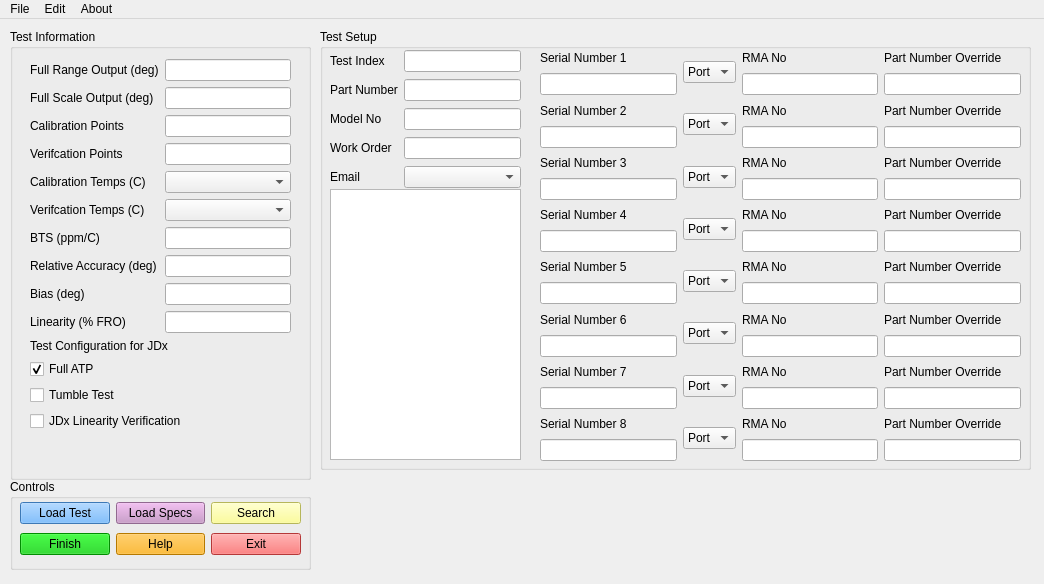
<?xml version="1.0" encoding="UTF-8"?>
<ui version="4.0">
 <class>MainWindow</class>
 <widget class="QMainWindow" name="MainWindow">
  <property name="geometry">
   <rect>
    <x>0</x>
    <y>0</y>
    <width>1044</width>
    <height>584</height>
   </rect>
  </property>
  <property name="windowTitle">
   <string>MainWindow</string>
  </property>
  <widget class="QWidget" name="centralwidget">
   <widget class="QGroupBox" name="groupBox">
    <property name="geometry">
     <rect>
      <x>10</x>
      <y>10</y>
      <width>301</width>
      <height>451</height>
     </rect>
    </property>
    <property name="title">
     <string>Test Information</string>
    </property>
    <widget class="QWidget" name="formLayoutWidget">
     <property name="geometry">
      <rect>
       <x>20</x>
       <y>30</y>
       <width>261</width>
       <height>401</height>
      </rect>
     </property>
     <layout class="QFormLayout" name="formLayout">
      <item row="0" column="0">
       <widget class="QLabel" name="label_21">
        <property name="text">
         <string>Full Range Output (deg)</string>
        </property>
       </widget>
      </item>
      <item row="0" column="1">
       <widget class="QLineEdit" name="fro_le">
        <property name="text">
         <string/>
        </property>
       </widget>
      </item>
      <item row="1" column="0">
       <widget class="QLabel" name="label_22">
        <property name="text">
         <string>Full Scale Output (deg)</string>
        </property>
       </widget>
      </item>
      <item row="1" column="1">
       <widget class="QLineEdit" name="fso_le"/>
      </item>
      <item row="2" column="0">
       <widget class="QLabel" name="label_23">
        <property name="text">
         <string>Calibration Points</string>
        </property>
       </widget>
      </item>
      <item row="2" column="1">
       <widget class="QLineEdit" name="cal_pts_le">
        <property name="text">
         <string/>
        </property>
       </widget>
      </item>
      <item row="3" column="0">
       <widget class="QLabel" name="label_24">
        <property name="text">
         <string>Verifcation Points</string>
        </property>
       </widget>
      </item>
      <item row="3" column="1">
       <widget class="QLineEdit" name="verfy_pts_le"/>
      </item>
      <item row="4" column="0">
       <widget class="QLabel" name="label_25">
        <property name="text">
         <string>Calibration Temps (C)</string>
        </property>
       </widget>
      </item>
      <item row="4" column="1">
       <widget class="QComboBox" name="cal_temps_cb"/>
      </item>
      <item row="5" column="0">
       <widget class="QLabel" name="label_26">
        <property name="text">
         <string>Verifcation Temps (C)</string>
        </property>
       </widget>
      </item>
      <item row="5" column="1">
       <widget class="QComboBox" name="verfy_temps_le"/>
      </item>
      <item row="6" column="0">
       <widget class="QLabel" name="label_27">
        <property name="text">
         <string>BTS (ppm/C)</string>
        </property>
       </widget>
      </item>
      <item row="6" column="1">
       <widget class="QLineEdit" name="bts_le">
        <property name="text">
         <string/>
        </property>
       </widget>
      </item>
      <item row="7" column="0">
       <widget class="QLabel" name="label_28">
        <property name="text">
         <string>Relative Accuracy (deg)</string>
        </property>
       </widget>
      </item>
      <item row="7" column="1">
       <widget class="QLineEdit" name="accy_le">
        <property name="text">
         <string/>
        </property>
       </widget>
      </item>
      <item row="8" column="0">
       <widget class="QLabel" name="label_29">
        <property name="text">
         <string>Bias (deg)</string>
        </property>
       </widget>
      </item>
      <item row="8" column="1">
       <widget class="QLineEdit" name="bias_le">
        <property name="text">
         <string/>
        </property>
       </widget>
      </item>
      <item row="9" column="0">
       <widget class="QLabel" name="label_30">
        <property name="text">
         <string>Linearity (% FRO)</string>
        </property>
       </widget>
      </item>
      <item row="9" column="1">
       <widget class="QLineEdit" name="linearity_le">
        <property name="text">
         <string/>
        </property>
       </widget>
      </item>
      <item row="10" column="0" colspan="2">
       <widget class="QLabel" name="label_41">
        <property name="text">
         <string>Test Configuration for JDx</string>
        </property>
       </widget>
      </item>
      <item row="12" column="0" colspan="2">
       <widget class="QCheckBox" name="tumble_test_ch">
        <property name="text">
         <string>Tumble Test</string>
        </property>
       </widget>
      </item>
      <item row="13" column="0" colspan="2">
       <widget class="QCheckBox" name="jdx_linearity_sweep_ch">
        <property name="text">
         <string>JDx Linearity Verification</string>
        </property>
        <property name="checked">
         <bool>false</bool>
        </property>
       </widget>
      </item>
      <item row="14" column="0">
       <widget class="QLabel" name="label_40">
        <property name="text">
         <string/>
        </property>
       </widget>
      </item>
      <item row="11" column="0" colspan="2">
       <widget class="QCheckBox" name="full_atp_ch">
        <property name="layoutDirection">
         <enum>Qt::LeftToRight</enum>
        </property>
        <property name="autoFillBackground">
         <bool>false</bool>
        </property>
        <property name="text">
         <string>Full ATP</string>
        </property>
        <property name="checked">
         <bool>true</bool>
        </property>
       </widget>
      </item>
     </layout>
    </widget>
   </widget>
   <widget class="QGroupBox" name="groupBox_2">
    <property name="geometry">
     <rect>
      <x>320</x>
      <y>10</y>
      <width>711</width>
      <height>441</height>
     </rect>
    </property>
    <property name="title">
     <string>Test Setup</string>
    </property>
    <widget class="QWidget" name="gridLayoutWidget">
     <property name="geometry">
      <rect>
       <x>220</x>
       <y>20</y>
       <width>481</width>
       <height>412</height>
      </rect>
     </property>
     <layout class="QGridLayout" name="gridLayout">
      <item row="0" column="1">
       <widget class="QLabel" name="label_2">
        <property name="text">
         <string>Serial Number 1</string>
        </property>
       </widget>
      </item>
      <item row="12" column="1">
       <widget class="QLabel" name="label_8">
        <property name="text">
         <string>Serial Number 7</string>
        </property>
       </widget>
      </item>
      <item row="9" column="1">
       <widget class="QLineEdit" name="serialno_le_5"/>
      </item>
      <item row="14" column="1">
       <widget class="QLabel" name="label_7">
        <property name="text">
         <string>Serial Number 8</string>
        </property>
       </widget>
      </item>
      <item row="10" column="1">
       <widget class="QLabel" name="label_9">
        <property name="text">
         <string>Serial Number 6</string>
        </property>
       </widget>
      </item>
      <item row="2" column="3">
       <widget class="QLabel" name="label_6">
        <property name="text">
         <string>RMA No</string>
        </property>
       </widget>
      </item>
      <item row="5" column="1">
       <widget class="QLineEdit" name="serialno_le_3"/>
      </item>
      <item row="8" column="2" rowspan="2">
       <widget class="QComboBox" name="port_cb_5">
        <item>
         <property name="text">
          <string>Port</string>
         </property>
        </item>
        <item>
         <property name="text">
          <string>1</string>
         </property>
        </item>
        <item>
         <property name="text">
          <string>2</string>
         </property>
        </item>
        <item>
         <property name="text">
          <string>3</string>
         </property>
        </item>
        <item>
         <property name="text">
          <string>4</string>
         </property>
        </item>
        <item>
         <property name="text">
          <string>5</string>
         </property>
        </item>
        <item>
         <property name="text">
          <string>6</string>
         </property>
        </item>
       </widget>
      </item>
      <item row="1" column="3">
       <widget class="QLineEdit" name="rmano_le_1">
        <property name="text">
         <string/>
        </property>
       </widget>
      </item>
      <item row="14" column="3">
       <widget class="QLabel" name="label_17">
        <property name="text">
         <string>RMA No</string>
        </property>
       </widget>
      </item>
      <item row="0" column="3">
       <widget class="QLabel" name="label_5">
        <property name="text">
         <string>RMA No</string>
        </property>
       </widget>
      </item>
      <item row="10" column="3">
       <widget class="QLabel" name="label_15">
        <property name="text">
         <string>RMA No</string>
        </property>
       </widget>
      </item>
      <item row="11" column="1">
       <widget class="QLineEdit" name="serialno_le_6"/>
      </item>
      <item row="2" column="2" rowspan="2">
       <widget class="QComboBox" name="port_cb_2">
        <property name="currentText">
         <string>Port</string>
        </property>
        <item>
         <property name="text">
          <string>Port</string>
         </property>
        </item>
        <item>
         <property name="text">
          <string>1</string>
         </property>
        </item>
        <item>
         <property name="text">
          <string>2</string>
         </property>
        </item>
        <item>
         <property name="text">
          <string>3</string>
         </property>
        </item>
        <item>
         <property name="text">
          <string>4</string>
         </property>
        </item>
        <item>
         <property name="text">
          <string>5</string>
         </property>
        </item>
        <item>
         <property name="text">
          <string>6</string>
         </property>
        </item>
       </widget>
      </item>
      <item row="15" column="1">
       <widget class="QLineEdit" name="serialno_le_8"/>
      </item>
      <item row="7" column="1">
       <widget class="QLineEdit" name="serialno_le_4"/>
      </item>
      <item row="6" column="1">
       <widget class="QLabel" name="label_11">
        <property name="text">
         <string>Serial Number 4</string>
        </property>
       </widget>
      </item>
      <item row="13" column="3">
       <widget class="QLineEdit" name="rmano_le_7">
        <property name="text">
         <string/>
        </property>
       </widget>
      </item>
      <item row="13" column="1">
       <widget class="QLineEdit" name="serialno_le_7"/>
      </item>
      <item row="3" column="1">
       <widget class="QLineEdit" name="serialno_le_2">
        <property name="text">
         <string/>
        </property>
       </widget>
      </item>
      <item row="4" column="1">
       <widget class="QLabel" name="label_4">
        <property name="text">
         <string>Serial Number 3</string>
        </property>
       </widget>
      </item>
      <item row="12" column="2" rowspan="2">
       <widget class="QComboBox" name="port_cb_7">
        <item>
         <property name="text">
          <string>Port</string>
         </property>
        </item>
        <item>
         <property name="text">
          <string>1</string>
         </property>
        </item>
        <item>
         <property name="text">
          <string>2</string>
         </property>
        </item>
        <item>
         <property name="text">
          <string>3</string>
         </property>
        </item>
        <item>
         <property name="text">
          <string>4</string>
         </property>
        </item>
        <item>
         <property name="text">
          <string>5</string>
         </property>
        </item>
        <item>
         <property name="text">
          <string>6</string>
         </property>
        </item>
       </widget>
      </item>
      <item row="0" column="2" rowspan="2">
       <widget class="QComboBox" name="port_cb_1">
        <property name="currentText">
         <string>Port</string>
        </property>
        <item>
         <property name="text">
          <string>Port</string>
         </property>
        </item>
        <item>
         <property name="text">
          <string>1</string>
         </property>
        </item>
        <item>
         <property name="text">
          <string>2</string>
         </property>
        </item>
        <item>
         <property name="text">
          <string>3</string>
         </property>
        </item>
        <item>
         <property name="text">
          <string>4</string>
         </property>
        </item>
        <item>
         <property name="text">
          <string>5</string>
         </property>
        </item>
        <item>
         <property name="text">
          <string>6</string>
         </property>
        </item>
       </widget>
      </item>
      <item row="11" column="3">
       <widget class="QLineEdit" name="rmano_le_6">
        <property name="text">
         <string/>
        </property>
       </widget>
      </item>
      <item row="9" column="3">
       <widget class="QLineEdit" name="rmano_le_5">
        <property name="text">
         <string/>
        </property>
       </widget>
      </item>
      <item row="12" column="3">
       <widget class="QLabel" name="label_16">
        <property name="text">
         <string>RMA No</string>
        </property>
       </widget>
      </item>
      <item row="4" column="2" rowspan="2">
       <widget class="QComboBox" name="port_cb_3">
        <item>
         <property name="text">
          <string>Port</string>
         </property>
        </item>
        <item>
         <property name="text">
          <string>1</string>
         </property>
        </item>
        <item>
         <property name="text">
          <string>2</string>
         </property>
        </item>
        <item>
         <property name="text">
          <string>3</string>
         </property>
        </item>
        <item>
         <property name="text">
          <string>4</string>
         </property>
        </item>
        <item>
         <property name="text">
          <string>5</string>
         </property>
        </item>
        <item>
         <property name="text">
          <string>6</string>
         </property>
        </item>
       </widget>
      </item>
      <item row="6" column="2" rowspan="2">
       <widget class="QComboBox" name="port_cb_4">
        <item>
         <property name="text">
          <string>Port</string>
         </property>
        </item>
        <item>
         <property name="text">
          <string>1</string>
         </property>
        </item>
        <item>
         <property name="text">
          <string>2</string>
         </property>
        </item>
        <item>
         <property name="text">
          <string>3</string>
         </property>
        </item>
        <item>
         <property name="text">
          <string>4</string>
         </property>
        </item>
        <item>
         <property name="text">
          <string>5</string>
         </property>
        </item>
        <item>
         <property name="text">
          <string>6</string>
         </property>
        </item>
       </widget>
      </item>
      <item row="1" column="4">
       <widget class="QLineEdit" name="lineEdit"/>
      </item>
      <item row="3" column="3">
       <widget class="QLineEdit" name="rmano_le_2">
        <property name="text">
         <string/>
        </property>
       </widget>
      </item>
      <item row="6" column="3">
       <widget class="QLabel" name="label_13">
        <property name="text">
         <string>RMA No</string>
        </property>
       </widget>
      </item>
      <item row="2" column="1">
       <widget class="QLabel" name="label_3">
        <property name="text">
         <string>Serial Number 2</string>
        </property>
       </widget>
      </item>
      <item row="15" column="3">
       <widget class="QLineEdit" name="rmano_le_8">
        <property name="text">
         <string/>
        </property>
       </widget>
      </item>
      <item row="8" column="3">
       <widget class="QLabel" name="label_14">
        <property name="text">
         <string>RMA No</string>
        </property>
       </widget>
      </item>
      <item row="8" column="1">
       <widget class="QLabel" name="label_10">
        <property name="text">
         <string>Serial Number 5</string>
        </property>
       </widget>
      </item>
      <item row="1" column="1">
       <widget class="QLineEdit" name="serialno_le_1">
        <property name="text">
         <string/>
        </property>
       </widget>
      </item>
      <item row="5" column="3">
       <widget class="QLineEdit" name="rmano_le_3">
        <property name="text">
         <string/>
        </property>
       </widget>
      </item>
      <item row="10" column="2" rowspan="2">
       <widget class="QComboBox" name="port_cb_6">
        <item>
         <property name="text">
          <string>Port</string>
         </property>
        </item>
        <item>
         <property name="text">
          <string>1</string>
         </property>
        </item>
        <item>
         <property name="text">
          <string>2</string>
         </property>
        </item>
        <item>
         <property name="text">
          <string>3</string>
         </property>
        </item>
        <item>
         <property name="text">
          <string>4</string>
         </property>
        </item>
        <item>
         <property name="text">
          <string>5</string>
         </property>
        </item>
        <item>
         <property name="text">
          <string>6</string>
         </property>
        </item>
       </widget>
      </item>
      <item row="0" column="4">
       <widget class="QLabel" name="label_19">
        <property name="text">
         <string>Part Number Override</string>
        </property>
       </widget>
      </item>
      <item row="7" column="3">
       <widget class="QLineEdit" name="rmano_le_4">
        <property name="text">
         <string/>
        </property>
       </widget>
      </item>
      <item row="4" column="3">
       <widget class="QLabel" name="label_12">
        <property name="text">
         <string>RMA No</string>
        </property>
       </widget>
      </item>
      <item row="14" column="2" rowspan="2">
       <widget class="QComboBox" name="port_cb_8">
        <item>
         <property name="text">
          <string>Port</string>
         </property>
        </item>
        <item>
         <property name="text">
          <string>1</string>
         </property>
        </item>
        <item>
         <property name="text">
          <string>2</string>
         </property>
        </item>
        <item>
         <property name="text">
          <string>3</string>
         </property>
        </item>
        <item>
         <property name="text">
          <string>4</string>
         </property>
        </item>
        <item>
         <property name="text">
          <string>5</string>
         </property>
        </item>
        <item>
         <property name="text">
          <string>6</string>
         </property>
        </item>
       </widget>
      </item>
      <item row="2" column="4">
       <widget class="QLabel" name="label_33">
        <property name="text">
         <string>Part Number Override</string>
        </property>
       </widget>
      </item>
      <item row="3" column="4">
       <widget class="QLineEdit" name="lineEdit_2"/>
      </item>
      <item row="4" column="4">
       <widget class="QLabel" name="label_39">
        <property name="text">
         <string>Part Number Override</string>
        </property>
       </widget>
      </item>
      <item row="5" column="4">
       <widget class="QLineEdit" name="lineEdit_8"/>
      </item>
      <item row="7" column="4">
       <widget class="QLineEdit" name="lineEdit_7"/>
      </item>
      <item row="6" column="4">
       <widget class="QLabel" name="label_38">
        <property name="text">
         <string>Part Number Override</string>
        </property>
       </widget>
      </item>
      <item row="9" column="4">
       <widget class="QLineEdit" name="lineEdit_6"/>
      </item>
      <item row="8" column="4">
       <widget class="QLabel" name="label_37">
        <property name="text">
         <string>Part Number Override</string>
        </property>
       </widget>
      </item>
      <item row="11" column="4">
       <widget class="QLineEdit" name="lineEdit_5"/>
      </item>
      <item row="10" column="4">
       <widget class="QLabel" name="label_36">
        <property name="text">
         <string>Part Number Override</string>
        </property>
       </widget>
      </item>
      <item row="13" column="4">
       <widget class="QLineEdit" name="lineEdit_4"/>
      </item>
      <item row="15" column="4">
       <widget class="QLineEdit" name="lineEdit_3"/>
      </item>
      <item row="12" column="4">
       <widget class="QLabel" name="label_34">
        <property name="text">
         <string>Part Number Override</string>
        </property>
       </widget>
      </item>
      <item row="14" column="4">
       <widget class="QLabel" name="label_35">
        <property name="text">
         <string>Part Number Override</string>
        </property>
       </widget>
      </item>
     </layout>
    </widget>
    <widget class="QWidget" name="gridLayoutWidget_2">
     <property name="geometry">
      <rect>
       <x>10</x>
       <y>20</y>
       <width>191</width>
       <height>141</height>
      </rect>
     </property>
     <layout class="QGridLayout" name="gridLayout_2">
      <item row="0" column="0">
       <widget class="QLabel" name="label_31">
        <property name="text">
         <string>Test Index</string>
        </property>
       </widget>
      </item>
      <item row="4" column="0">
       <widget class="QLabel" name="label_20">
        <property name="text">
         <string>Email</string>
        </property>
       </widget>
      </item>
      <item row="3" column="1">
       <widget class="QLineEdit" name="work_order_le">
        <property name="text">
         <string/>
        </property>
       </widget>
      </item>
      <item row="3" column="0">
       <widget class="QLabel" name="label_18">
        <property name="text">
         <string>Work Order</string>
        </property>
       </widget>
      </item>
      <item row="1" column="0">
       <widget class="QLabel" name="label">
        <property name="text">
         <string>Part Number</string>
        </property>
       </widget>
      </item>
      <item row="0" column="1">
       <widget class="QLineEdit" name="test_index_le">
        <property name="text">
         <string/>
        </property>
        <property name="readOnly">
         <bool>true</bool>
        </property>
       </widget>
      </item>
      <item row="1" column="1">
       <widget class="QLineEdit" name="part_no_le">
        <property name="text">
         <string/>
        </property>
       </widget>
      </item>
      <item row="4" column="1">
       <widget class="QComboBox" name="email_cb"/>
      </item>
      <item row="2" column="1">
       <widget class="QLineEdit" name="model_no_le">
        <property name="readOnly">
         <bool>true</bool>
        </property>
       </widget>
      </item>
      <item row="2" column="0">
       <widget class="QLabel" name="label_32">
        <property name="text">
         <string>Model No</string>
        </property>
       </widget>
      </item>
     </layout>
    </widget>
    <widget class="QPlainTextEdit" name="msg_te">
     <property name="geometry">
      <rect>
       <x>10</x>
       <y>160</y>
       <width>191</width>
       <height>271</height>
      </rect>
     </property>
     <property name="readOnly">
      <bool>true</bool>
     </property>
    </widget>
   </widget>
   <widget class="QGroupBox" name="groupBox_3">
    <property name="geometry">
     <rect>
      <x>10</x>
      <y>460</y>
      <width>301</width>
      <height>91</height>
     </rect>
    </property>
    <property name="title">
     <string>Controls</string>
    </property>
    <widget class="QWidget" name="gridLayoutWidget_3">
     <property name="geometry">
      <rect>
       <x>10</x>
       <y>20</y>
       <width>281</width>
       <height>61</height>
      </rect>
     </property>
     <layout class="QGridLayout" name="gridLayout_3">
      <item row="1" column="0">
       <widget class="QPushButton" name="finish_pb">
        <property name="styleSheet">
         <string notr="true">background-color: rgb(0, 197, 0)</string>
        </property>
        <property name="text">
         <string>Finish</string>
        </property>
       </widget>
      </item>
      <item row="0" column="2">
       <widget class="QPushButton" name="search_pb">
        <property name="styleSheet">
         <string notr="true">background-color: rgb(255, 255, 127)</string>
        </property>
        <property name="text">
         <string>Search</string>
        </property>
       </widget>
      </item>
      <item row="1" column="2">
       <widget class="QPushButton" name="exit_pb">
        <property name="styleSheet">
         <string notr="true">background-color: rgb(253, 79, 79)</string>
        </property>
        <property name="text">
         <string>Exit</string>
        </property>
       </widget>
      </item>
      <item row="0" column="0">
       <widget class="QPushButton" name="load_test_pb">
        <property name="styleSheet">
         <string notr="true">background-color: rgb(85, 170, 255)</string>
        </property>
        <property name="text">
         <string>Load Test</string>
        </property>
       </widget>
      </item>
      <item row="0" column="1">
       <widget class="QPushButton" name="load_specs_pb">
        <property name="styleSheet">
         <string notr="true">background-color: rgb(203, 147, 202)</string>
        </property>
        <property name="text">
         <string>Load Specs</string>
        </property>
       </widget>
      </item>
      <item row="1" column="1">
       <widget class="QPushButton" name="help_pb">
        <property name="styleSheet">
         <string notr="true">background-color: rgb(255, 170, 0)</string>
        </property>
        <property name="text">
         <string>Help</string>
        </property>
       </widget>
      </item>
     </layout>
    </widget>
   </widget>
  </widget>
  <widget class="QMenuBar" name="menubar">
   <property name="geometry">
    <rect>
     <x>0</x>
     <y>0</y>
     <width>1044</width>
     <height>21</height>
    </rect>
   </property>
   <widget class="QMenu" name="menuFile">
    <property name="title">
     <string>File</string>
    </property>
    <addaction name="actionSave"/>
    <addaction name="actionFinish"/>
    <addaction name="actionExit"/>
   </widget>
   <widget class="QMenu" name="menuEdit">
    <property name="title">
     <string>Edit</string>
    </property>
    <addaction name="actionSearch"/>
    <addaction name="actionLoad"/>
   </widget>
   <widget class="QMenu" name="menuAbout">
    <property name="title">
     <string>About</string>
    </property>
    <addaction name="actionAbout"/>
    <addaction name="actionHelp"/>
   </widget>
   <addaction name="menuFile"/>
   <addaction name="menuEdit"/>
   <addaction name="menuAbout"/>
  </widget>
  <action name="actionSave">
   <property name="text">
    <string>Save</string>
   </property>
  </action>
  <action name="actionFinish">
   <property name="text">
    <string>Finish</string>
   </property>
  </action>
  <action name="actionExit">
   <property name="text">
    <string>Exit</string>
   </property>
  </action>
  <action name="actionSearch">
   <property name="text">
    <string>Search</string>
   </property>
  </action>
  <action name="actionLoad">
   <property name="text">
    <string>Load</string>
   </property>
  </action>
  <action name="actionAbout">
   <property name="text">
    <string>About</string>
   </property>
  </action>
  <action name="actionHelp">
   <property name="text">
    <string>Help</string>
   </property>
  </action>
 </widget>
 <resources/>
 <connections/>
</ui>
